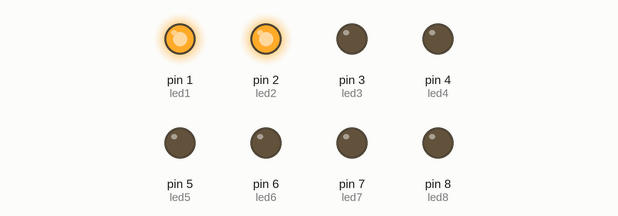
Bench run of a sketch on a simulated Arduino Uno, built with avr-gcc and run on an emulated ATmega328P. Shown: output pins drawn as LEDs (lit = HIGH).

Above: at 0.2 s.
At 1.4 s:
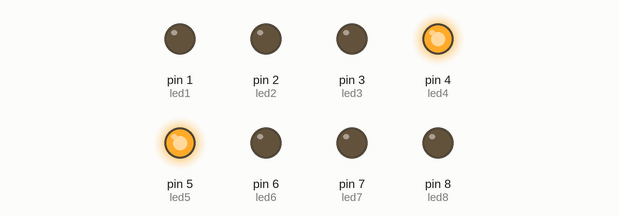
At 2.2 s:
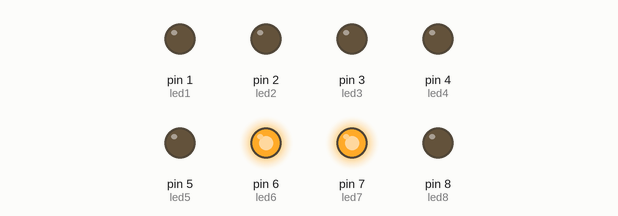
At 3.0 s:
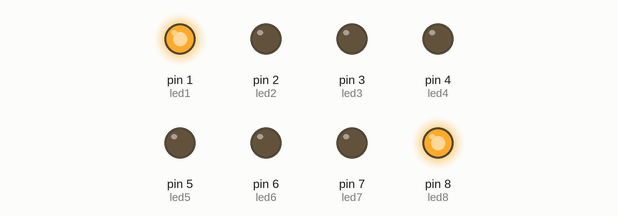
At 5.0 s:
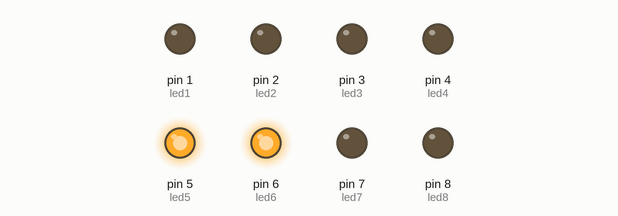
At 7.0 s:
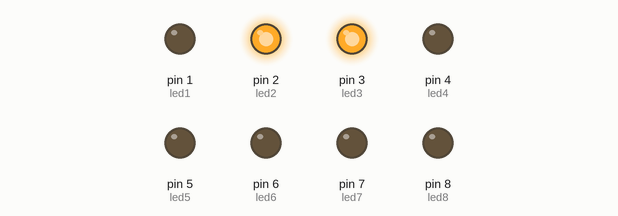
Timing chart, 0 to 7.4 s (numbered marks = the images above):
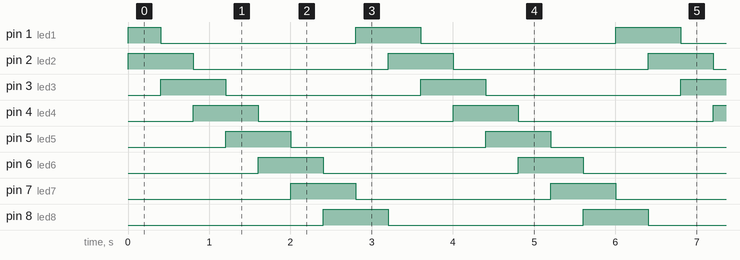

The sketch:

arry_de_8_leds_RODO.ino
```cpp
/**********************************************************************************
**                                                                               **
**                              Array de 8 LEDs                                  **
**                                                                               **
**                                                                               **
**********************************************************************************/

//********** Includes *************************************************************

//********** Variables ************************************************************
const int led1 = 1;          // donar nom al pin 5 de l’Arduino
const int led2 = 2;          // donar nom al pin 6 de l’Arduino
const int led3 = 3;          // donar nom al pin 7 de l’Arduino
const int led4 = 4;          // donar nom al pin 8 de l’Arduino
const int led5 = 5;          // donar nom al pin 9 de l’Arduino
const int led6 = 6;         // donar nom al pin 10 de l’Arduino
const int led7 = 7;         // donar nom al pin 11 de l’Arduino
const int led8 = 8;         // donar nom al pin 12 de l’Arduino
 int A = 400;       // es queden leds 500ms encesos
//********** Setup ****************************************************************
void setup()
{
  pinMode(led1, OUTPUT);
  pinMode(led2, OUTPUT);
  pinMode(led3, OUTPUT);
  pinMode(led4, OUTPUT);
  pinMode(led5, OUTPUT);
  pinMode(led6, OUTPUT);
  pinMode(led7, OUTPUT);
  pinMode(led8, OUTPUT);
}

//********** Loop *****************************************************************
void loop()
{

  digitalWrite(led1, HIGH);
  digitalWrite(led2, HIGH);
  digitalWrite(led3, LOW);
  digitalWrite(led4, LOW);
  digitalWrite(led5, LOW);
  digitalWrite(led6, LOW);
  digitalWrite(led7, LOW);
  digitalWrite(led8, LOW);

  delay(A);

  digitalWrite(led1, LOW);
  digitalWrite(led2, HIGH);
  digitalWrite(led3, HIGH);
  digitalWrite(led4, LOW);
  digitalWrite(led5, LOW);
  digitalWrite(led6, LOW);
  digitalWrite(led7, LOW);
  digitalWrite(led8, LOW);

  delay(A);

  digitalWrite(led1, LOW);
  digitalWrite(led2, LOW);
  digitalWrite(led3, HIGH);
  digitalWrite(led4, HIGH);
  digitalWrite(led5, LOW);
  digitalWrite(led6, LOW);
  digitalWrite(led7, LOW);
  digitalWrite(led8, LOW);

  delay(A);

  digitalWrite(led1, LOW);
  digitalWrite(led2, LOW);
  digitalWrite(led3, LOW);
  digitalWrite(led4, HIGH);
  digitalWrite(led5, HIGH);
  digitalWrite(led6, LOW);
  digitalWrite(led7, LOW);
  digitalWrite(led8, LOW);

  delay(A);

  digitalWrite(led1, LOW);
  digitalWrite(led2, LOW);
  digitalWrite(led3, LOW);
  digitalWrite(led4, LOW);
  digitalWrite(led5, HIGH);
  digitalWrite(led6, HIGH);
  digitalWrite(led7, LOW);
  digitalWrite(led8, LOW);

  delay(A);

  digitalWrite(led1, LOW);
  digitalWrite(led2, LOW);
  digitalWrite(led3, LOW);
  digitalWrite(led4, LOW);
  digitalWrite(led5, LOW);
  digitalWrite(led6, HIGH);
  digitalWrite(led7, HIGH);
  digitalWrite(led8, LOW);

  delay(A);

  digitalWrite(led1, LOW);
  digitalWrite(led2, LOW);
  digitalWrite(led3, LOW);
  digitalWrite(led4, LOW);
  digitalWrite(led5, LOW);
  digitalWrite(led6, LOW);
  digitalWrite(led7, HIGH);
  digitalWrite(led8, HIGH);

  delay(A);

  digitalWrite(led1, HIGH);
  digitalWrite(led2, LOW);
  digitalWrite(led3, LOW);
  digitalWrite(led4, LOW);
  digitalWrite(led5, LOW);
  digitalWrite(led6, LOW);
  digitalWrite(led7, LOW);
  digitalWrite(led8, HIGH);

  delay(A);

}


//********** Funcions *************************************************************
```

Measured:
- by itself, pin 1 (led1): repeats every 3.2 s: LOW 2.4 s, HIGH 0.80 s
- by itself, pin 2 (led2), pin 3 (led3), pin 4 (led4), pin 5 (led5), pin 6 (led6), pin 7 (led7), pin 8 (led8): alternates HIGH for 0.80 s and LOW for 2.4 s
- by itself, everything shown: repeats every 3.2 s, in 8 steps
